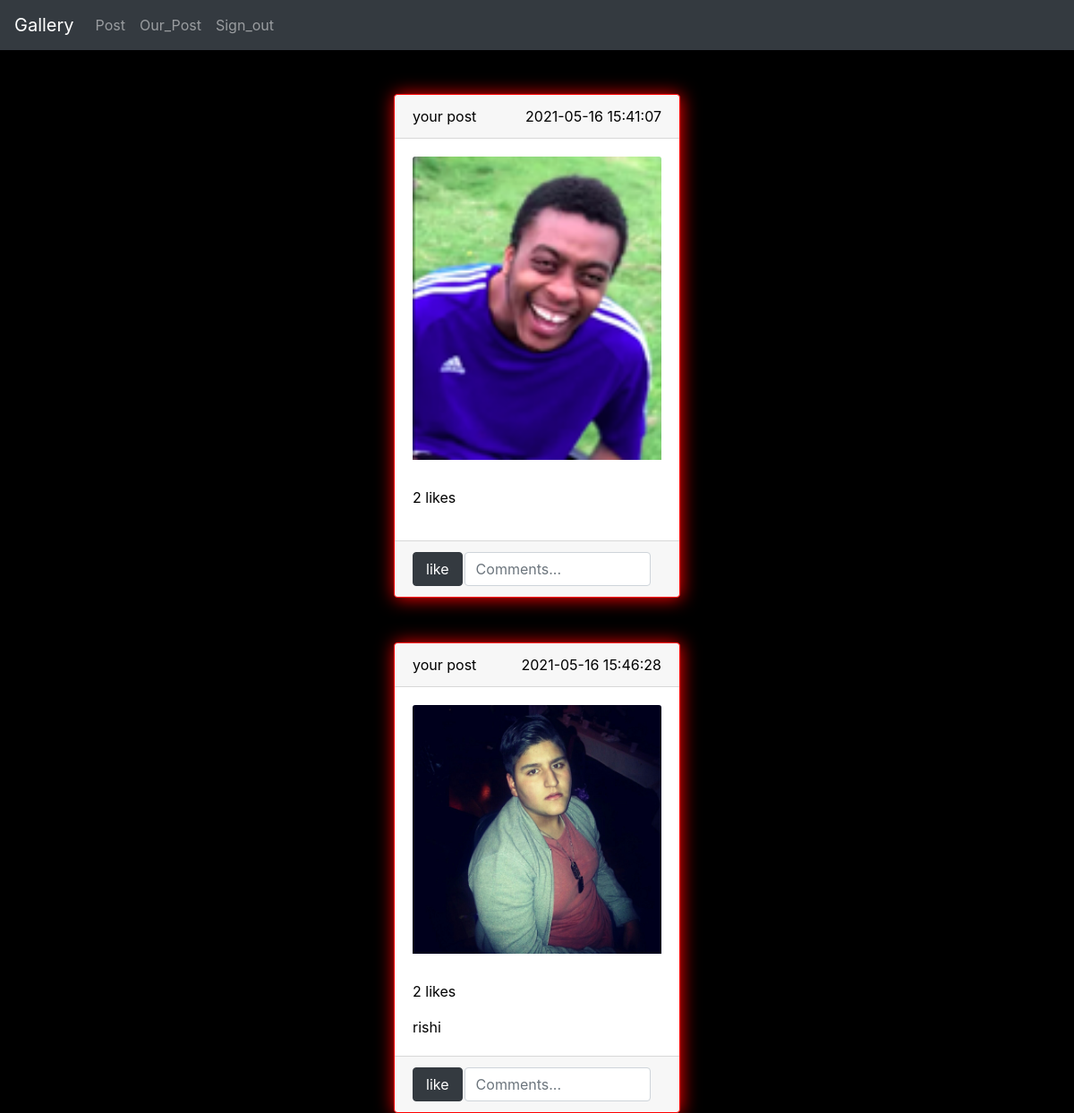
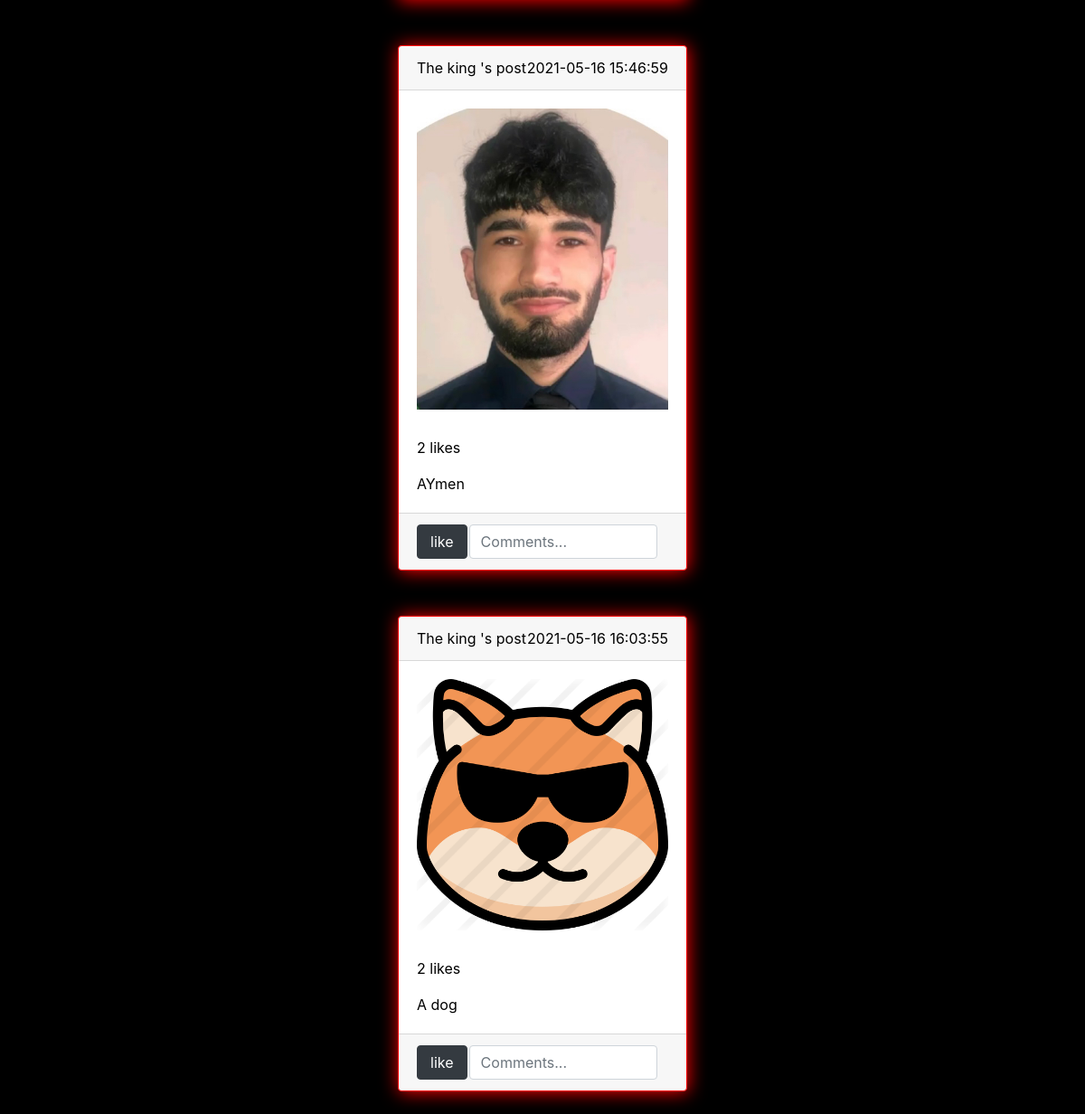
Page /our_post (signed in) on the committed database (2 pictures, top to bottom).
### Gallery/models.py (models this page shows)
class Photo(db.Model):
   id=db.Column(db.Integer,primary_key=True)
   description=db.Column(db.String(10000))
   path=db.Column(db.String(150))
   date=db.Column(db.DateTime(timezone=True),default=func.now())
   user_id=db.Column(db.Integer,db.ForeignKey('user.id'))
   likes=db.relationship('Like',backref='photo',lazy=True)

class User(db.Model,UserMixin):
   id=db.Column(db.Integer, primary_key=True)
   email=db.Column(db.String(150), unique=True)
   password=db.Column(db.String(150))
   first_name=db.Column(db.String(150))
   photos=db.relationship('Photo',backref='user', lazy=True)

### Gallery/views.py (the view)
@views.route('/our_post')
@login_required
def our_photo():
   photos=Photo.query.all()
   return render_template("our_photo.html",user=current_user,photos=photos,Like=Like)

### Gallery/__init__.py (called while the page is built)
def make_app():
  app.config['SECRET_KEY']='1234'
  app.config['UPLOAD_FOLDER'] = UPLOAD_FOLDER
  app.config['SQLALCHEMY_DATABASE_URI']=f'sqlite:///{DB_NAME}'
  db.init_app(app)
  from .views import views
  from .auth import auth
  from .models import User,Photo,Like
  make_database(app)
  app.register_blueprint(views,url_prefix='/')
  app.register_blueprint(auth,url_prefix='/')
  login_manager=LoginManager()
  login_manager.login_view='auth.sign_in'
  login_manager.init_app(app)
  @login_manager.user_loader
  def load_user(id):
    return User.query.get((int(id)))
  return app

### Gallery/templates/our_photo.html (shortened to what this page needs)
{% extends "parent.html" %}
{% block link %}<link rel="stylesheet" href="{{ url_for('static', filename='css/styles.css') }}">{% endblock %}
{% block content %}
{% for photo in photos %}
<form method="POST">
<div class="col-md-9 col-sm-11 d-flex justify-content-center background" style="margin:auto;"  >
  <div class="cards-spacing">
      <div class="card text-center" style="width: 20rem; ">
          <div class="card-header">
              <span class="post-title">
                  {% if current_user.first_name==photo.user.first_name %}
                   your post
                  {% else %}
                  {{photo.user.first_name}}'s post
                  {% endif %}
                </span>
              <span class="post-date">{{photo.date}}</span>
          </div>
          <div class="card-body">
              <img class="card-img-top" src={{photo.path}} alt="Card image cap">
              <p class="card-text likes">{{Like.query.filter_by(photo_id=photo.id).count()}} likes</p>
              <p class="card-text">{{photo.description}}</p>
          </div>
          <div class="card-footer text-muted">
            <button type="button" class="btn btn-dark like" onClick="addlike({{photo.id}})">like</button>
              <input class="form-control comment" type="text" placeholder="Comments...">
          </div>
      </div>
  </div>
</div>
</form>
{% endfor %}
{% endblock %}

### Gallery/templates/parent.html (shortened to what this page needs)
<!DOCTYPE html>
<html lang="en">
<head>
  <link
  rel="stylesheet"
  href="https://stackpath.bootstrapcdn.com/bootstrap/4.4.1/css/bootstrap.min.css"
/>
<link
  rel="stylesheet"
  href="https://stackpath.bootstrapcdn.com/font-awesome/4.7.0/css/font-awesome.min.css"
/>
{% block link %}{% endblock %}
</head>
<body style="background-color: black; color: rgba(240, 255, 255, 0.74);">
  <nav class="navbar navbar-expand-lg navbar-dark bg-dark mb-4">
    <a class="navbar-brand" href="#">Gallery</a>
    <div class="collapse navbar-collapse" id="navbarNavAltMarkup">
      <div class="navbar-nav">
        {% if user.is_authenticated %}
        <a class="nav-item nav-link" href="/post">Post</a>
        <a class="nav-item nav-link" href="/our_post ">Our_Post</a>
        <a class="nav-item nav-link" href="/sign_out">Sign_out</a>
        {% else %}
        <a class="nav-item nav-link" href="/sign_in">Sign_in</a>
        <a class="nav-item nav-link" href="/">Sign_up</a>
        {% endif %}
      </div>
    </div>
  </nav>
    {% block content %}  {% endblock %}
</body>
</html>
</body>
</html>

### Gallery/static/css/styles.css (style rules this page uses)
.cards-spacing { margin: 25px 0px 25px 0px; }
.post-title { float:left; }
.post-date { float:right; }
.card-text { text-align: left; }
.likes { margin-top: 30px; }
.card { box-shadow:1px 1px 20px red ; border: 1px solid red ; color: black; }
.comment { float: left; width:75%; }
.like { float: left; width:20%; margin-right: 2px; }

### rows in the picture
Photo: shows "your post", date "2021-05-16 15:41:07", path (picture), query.filter_by "2"
Photo: shows "your post", date "2021-05-16 15:46:28", path (picture), query.filter_by "2", description "rishi"
Photo: user.first_name "The king", date "2021-05-16 15:46:59", path (picture), query.filter_by "2", description "AYmen"
Photo: user.first_name "The king", date "2021-05-16 16:03:55", path (picture), query.filter_by "2", description "A dog"
